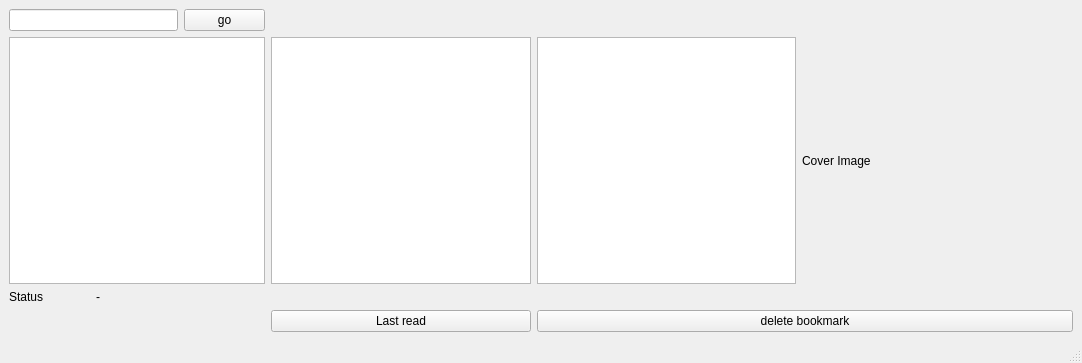
<?xml version="1.0" encoding="UTF-8"?>
<ui version="4.0">
 <class>MainWindow</class>
 <widget class="QMainWindow" name="MainWindow">
  <property name="geometry">
   <rect>
    <x>0</x>
    <y>0</y>
    <width>1082</width>
    <height>363</height>
   </rect>
  </property>
  <property name="windowTitle">
   <string>MainWindow</string>
  </property>
  <widget class="QWidget" name="centralwidget">
   <layout class="QGridLayout" name="gridLayout">
    <item row="0" column="0" colspan="2">
     <widget class="QLineEdit" name="lineEditSearch"/>
    </item>
    <item row="0" column="2">
     <widget class="QPushButton" name="pushButtonSearch">
      <property name="text">
       <string>go</string>
      </property>
      <property name="shortcut">
       <string>Return</string>
      </property>
     </widget>
    </item>
    <item row="1" column="0" colspan="3">
     <widget class="QListWidget" name="listWidgetManga"/>
    </item>
    <item row="1" column="3">
     <widget class="QListWidget" name="listWidgetChapter"/>
    </item>
    <item row="1" column="4">
     <widget class="QListWidget" name="listWidgetBookmarks"/>
    </item>
    <item row="1" column="5">
     <widget class="QLabel" name="labelCover">
      <property name="minimumSize">
       <size>
        <width>271</width>
        <height>181</height>
       </size>
      </property>
      <property name="text">
       <string>Cover Image</string>
      </property>
     </widget>
    </item>
    <item row="2" column="0">
     <widget class="QLabel" name="label">
      <property name="text">
       <string>Status</string>
      </property>
     </widget>
    </item>
    <item row="2" column="1" colspan="5">
     <widget class="QLabel" name="labelStatus">
      <property name="minimumSize">
       <size>
        <width>681</width>
        <height>0</height>
       </size>
      </property>
      <property name="text">
       <string>-</string>
      </property>
     </widget>
    </item>
    <item row="3" column="3">
     <widget class="QPushButton" name="pushButtonLastRead">
      <property name="text">
       <string>Last read</string>
      </property>
     </widget>
    </item>
    <item row="3" column="4" colspan="2">
     <widget class="QPushButton" name="pushButtonDelete">
      <property name="text">
       <string>delete bookmark</string>
      </property>
     </widget>
    </item>
   </layout>
  </widget>
  <widget class="QMenuBar" name="menubar">
   <property name="geometry">
    <rect>
     <x>0</x>
     <y>0</y>
     <width>1082</width>
     <height>25</height>
    </rect>
   </property>
  </widget>
  <widget class="QStatusBar" name="statusbar"/>
 </widget>
 <resources/>
 <connections/>
</ui>
